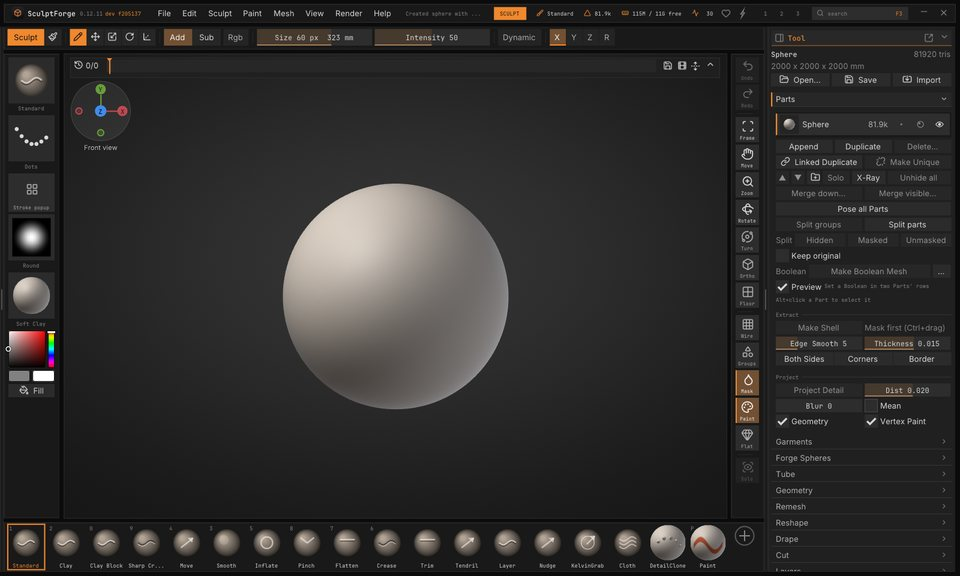
#> input picture docs/guide/images/first-sculpt/01-sphere.jpg, 960 x 576 px, given in place of overview.png, which was not available
$ python make_images.py ../../docs/guide/images/first-sculpt
#> lines starting #> are read from the running program, lines starting #| are printed output that depends on the picture
#!/usr/bin/env python3
# SculptForge - open source digital sculpting
# SPDX-License-Identifier: GPL-3.0-or-later
"""Turns the raw UI screenshots of tools/guide/shots.sfui into the user guide's images.

    build/sculptforge --ui-test tools/guide/shots.sfui --ui-out build/guide-shots
    python3 tools/guide/make_images.py build/guide-shots [--preview sheet.png]
    python3 tools/guide/make_images.py build/wn-shots --whats-new   (What's New's 600x340 pictures)

Each image is a crop of a 1600x960 screenshot (coordinates below), optionally labelled, scaled to at most
MAX_WIDTH and saved as a JPEG of a few dozen KB in docs/guide/images. Needs Pillow.
"""
import argparse
import pathlib
import sys

from PIL import Image, ImageDraw, ImageFont

ROOT = pathlib.Path(__file__).resolve().parents[2]
OUT = ROOT / "docs" / "guide" / "images"
FONT = ROOT / "assets" / "fonts" / "Inter-SemiBold.ttf"
MAX_WIDTH = 1100
ACCENT = (122, 162, 247)  # Tokyo Night blue, the default look's accent

# name: (screenshot, (x0, y0, x1, y1) crop in 1600x960 window pixels, max width)
CROPS = {
    "palette-dropdown": ("palette-dropdown", (140, 0, 770, 295), 630),
    "palette-tray": ("palette-tray", (1280, 560, 1600, 960), 320),
    "draw-palette": ("draw-palette", (140, 0, 770, 600), 630),
    "library": ("library", (90, 85, 1020, 230), 930),
    "brush-picker": ("brush-picker", (250, 82, 725, 414), 475),
    "stroke-picker": ("stroke-picker", (0, 190, 420, 450), 420),
    "alpha-picker": ("alpha-picker", (0, 295, 575, 668), 575),
    "material-picker": ("material-picker", (25, 320, 505, 545), 480),
    "custom-lit-spheres": ("custom-lit-spheres", (436, 0, 980, 700), 544),
    "lit-sphere-folders": ("lit-sphere-folders", (622, 44, 976, 496), 354),
    "ctrl-help": ("ctrl-help", (1060, 500, 1600, 740), 540),
    "command-palette": ("command-palette", (355, 100, 960, 500), 605),
    "console": ("console", (0, 698, 1275, 866), MAX_WIDTH),
    "preferences": ("preferences", (180, 0, 715, 960), 535),
    "right-shelf": ("overview", (1218, 90, 1278, 625), 60),
    "bottom-shelf": ("overview", (0, 864, 1280, 960), MAX_WIDTH),
    "sculpt-lion": ("overview", (0, 0, 1600, 960), 1100),
    "brush-lab": ("brush-lab", (118, 102, 575, 332), 457),
    "brush-library": ("brush-library", (405, 600, 765, 960), 360),
    "community-brushes": ("community-brushes", (395, 138, 1205, 820), 810),
    "generate-3d": ("generate-3d", (882, 102, 1198, 830), 316),
    "export": ("export", (1280, 40, 1600, 780), 320),
    "masking": ("masking", (300, 46, 1600, 800), 960),
    "vertex-paint": ("vertex-paint", (230, 20, 1100, 800), 870),
    "layers": ("layers", (1280, 40, 1600, 560), 320),
    "paint-layers": ("paint-layers", (300, 46, 1600, 800), 960),
    "parts": ("parts", (380, 46, 1600, 900), 960),
    "face-groups": ("face-groups", (300, 100, 1600, 860), 960),
    "splats": ("splats", (300, 90, 1280, 865), 980),
    "user-guide": ("user-guide", (138, 108, 1180, 842), 1042),
    "extract": ("extract", (380, 140, 1000, 740), 620),
    "booleans": ("booleans", (380, 46, 1600, 900), 960),
    "make-sculptable-panel": ("sculptable-panel", (1276, 500, 1600, 960), 324),
    "qremesh": ("qremesh", (0, 0, 1600, 960), MAX_WIDTH),
}

# What's New feature pictures (tools/guide/whats_new_shots.sfui): name: (screenshot, crop with the 600:340 shape), saved
# at exactly 600x340 (--whats-new).
WHATS_NEW = {
    "wn-stencil": ("wn-stencil", (220, 244, 1138, 764)),
    "wn-stencil-overlay": ("wn-stencil-overlay", (220, 244, 1138, 764)),
}
WN_SIZE = (600, 340)

# Feature panels from tools/guide/feature_shots.py (one folder per UI test): name -> ("test/shot", crop, max width).
FEATURE_CROPS = {
    "bake": ("bake/high-and-baked-low", (0, 0, 1600, 960), MAX_WIDTH),
    "bake-mesh-maps": ("bake/bake-palette", (1280, 280, 1600, 720), 320),
    "blender-menu": ("blender_bridge/menu", (130, 0, 1010, 610), 880),
    "capture-from-view": ("kelvinlet_capture/capture_window", (440, 140, 1200, 640), 760),
    "fill-layer-panel": ("fill_layers/fill-layer-panel", (1280, 60, 1600, 960), 320),
    "gizmo-pose": ("gizmo/posing-mid-drag", (110, 200, 1000, 860), 890),
    "gizmo-all": ("gizmo_all/all-hover-scale-ball", (415, 305, 905, 650), 490),
    "pbr-viewport": ("pbr_viewport/pbr-photo-studio", (0, 0, 1600, 960), MAX_WIDTH),
    "pbr-environment": ("pbr_viewport/pbr-outdoor-background", (100, 85, 1215, 870), 960),
    "pbr-brush-material": ("pbr_channels/brush-material", (280, 20, 640, 960), 360),
    "pbr-solo-roughness": ("pbr_channels/solo-roughness", (300, 85, 1600, 870), 960),
    "performance-panel": ("performance/performance-panel", (180, 20, 715, 800), 535),
    "texture-painting": ("texture_paint/stroke", (0, 0, 1600, 960), MAX_WIDTH),
    "timeline-strip": ("timeline/strokes", (100, 85, 1215, 640), 960),
    "uv-editor": ("uv_editor/unwrapped", (100, 85, 1215, 870), 960),
    "uv-editor-seams": ("uv_editor/seam-tool", (100, 85, 1215, 870), 960),
    "uv-editor-stretch": ("uv_editor/stretch", (100, 85, 1215, 870), 960),
    "uv-editor-trim": ("uv_editor/trim", (100, 85, 1215, 870), 960),
    "uv-editor-udim": ("uv_editor/udim", (100, 85, 1215, 870), 960),
    "vdm-brushes": ("vdm/stamped", (300, 40, 1600, 960), 960),
    "facial-shapes-panel": ("face_shapes/head-neutral", (300, 40, 1600, 960), 960),
}

# The labelled overview: region name and box in window pixels (the SculptForge layout).
REGIONS = [
    ("Menu bar", (0, 0, 1600, 40)),
    ("Top shelf", (6, 44, 1270, 82)),
    ("Left shelf", (8, 92, 102, 616)),
    ("Canvas", (106, 90, 1212, 862)),
    ("Right shelf", (1220, 90, 1276, 624)),
    ("Bottom shelf", (6, 866, 1276, 958)),
    ("Right tray (Tool panel)", (1282, 46, 1596, 956)),
]


def font(size):
    try:
        return ImageFont.truetype(str(FONT), size)
    except OSError:
        return ImageFont.load_default()


def save(img: Image.Image, name: str, max_width: int):
    if img.width > max_width:
        img = img.resize((max_width, round(img.height * max_width / img.width)), Image.LANCZOS)
    path = OUT / f"{name}.jpg"
    img.convert("RGB").save(path, "JPEG", quality=84, optimize=True, progressive=True)
    return path


def label(draw, xy, text, size=17, anchor="la"):
    f = font(size)
    x0, y0, x1, y1 = draw.textbbox(xy, text, font=f, anchor=anchor)
    draw.rounded_rectangle((x0 - 7, y0 - 4, x1 + 7, y1 + 5), radius=6, fill=ACCENT)
    draw.text(xy, text, font=f, fill=(26, 27, 38), anchor=anchor)  # dark on the light accent


def overview(shots: pathlib.Path):
    img = Image.open(shots / "overview.png").convert("RGB")
#> img is the input picture: PIL image 960x576 RGB; mean R, G, B 47, 45.7, 44.6
    over = Image.new("RGBA", img.size, (0, 0, 0, 0))
#> over: PIL image 960x576 RGBA; every value is 0
    d = ImageDraw.Draw(over)
    for _, box in REGIONS:
        d.rectangle(box, outline=ACCENT + (255,), width=3)
    img = Image.alpha_composite(img.convert("RGBA"), over)
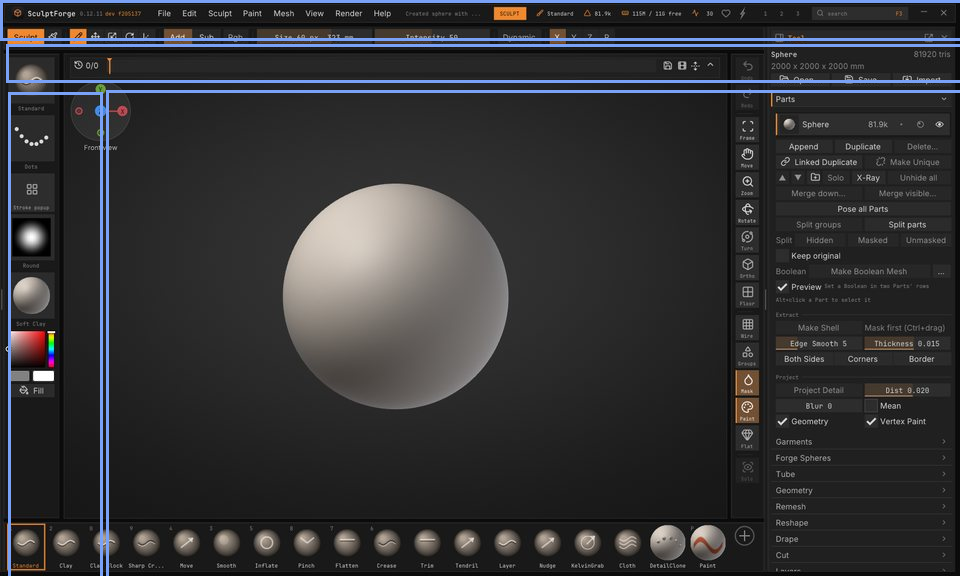
#> img: PIL image 960x576 RGBA; mean R, G, B, A 49.8, 49.9, 51.8, 255
    d = ImageDraw.Draw(img)
    # Where each label sits, and the point its leader line goes to (None: the label is inside its region).
    spots = {
        "Menu bar": ((560, 150), (860, 20)), "Top shelf": ((900, 150), (900, 63)),
        "Left shelf": ((112, 700), (55, 560)), "Canvas": ((660, 800), None), "Right shelf": ((1206, 700), (1248, 600)),
        "Bottom shelf": ((1080, 800), (1080, 905)), "Right tray (Tool panel)": ((1440, 640), None),
    }
    anchors = {"Left shelf": "lm", "Right shelf": "rm", "Canvas": "mm", "Bottom shelf": "mm",
               "Right tray (Tool panel)": "mm"}
    for name, _ in REGIONS:
        at, target = spots[name]
        if target:
            d.line((at, target), fill=ACCENT, width=3)
            d.ellipse((target[0] - 5, target[1] - 5, target[0] + 5, target[1] + 5), fill=ACCENT)
        label(d, at, name, 19, anchors.get(name, "mm"))
    return save(img, "interface-overview", 1280)
#> in save, `img.convert("RGB").save(path, "JPEG", quality=84, optimize=True, progr..`:
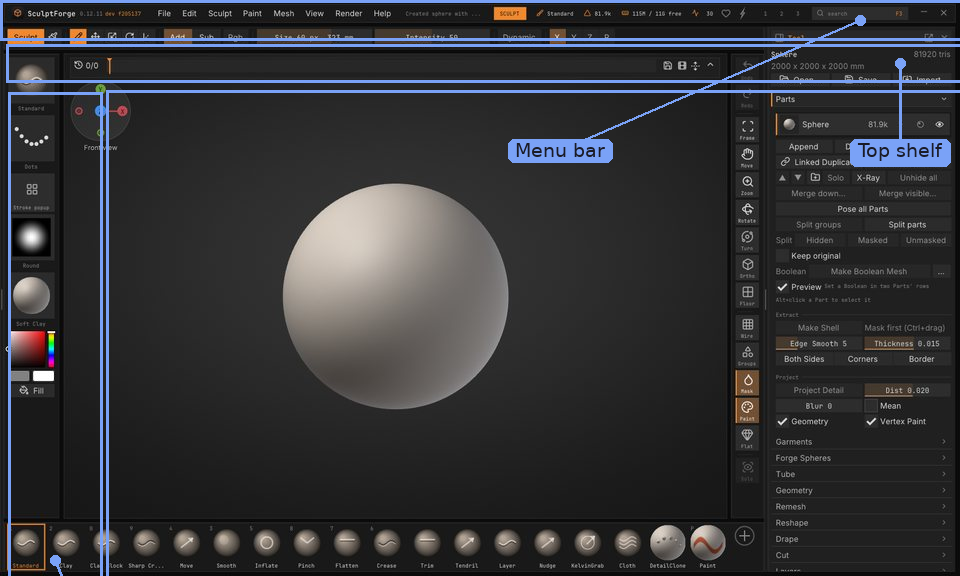
#> saved as interface-overview.jpg: PIL image 960x576 RGB; mean R, G, B 50.5, 51.1, 53.9


def remesh(shots: pathlib.Path):
    box = (380, 230, 940, 780)
#> box = (380, 230, 940, 780)
    before = Image.open(shots / "remesh-before.png").convert("RGB").crop(box)
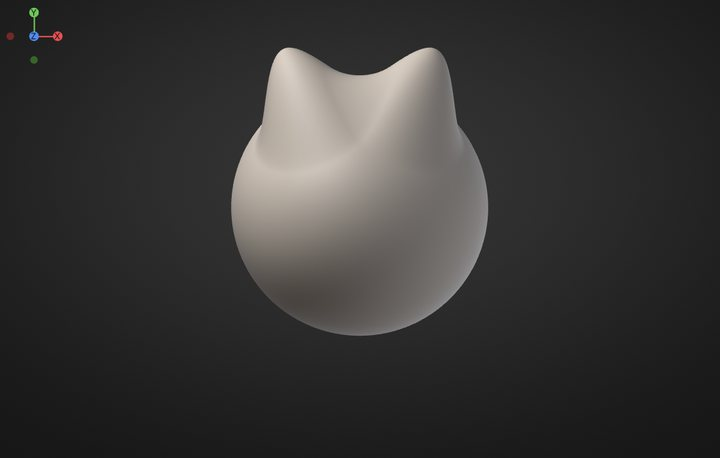
#> input picture docs/guide/images/first-sculpt/02-tufts.jpg, 720 x 458 px, given in place of remesh-before.png, which was not available
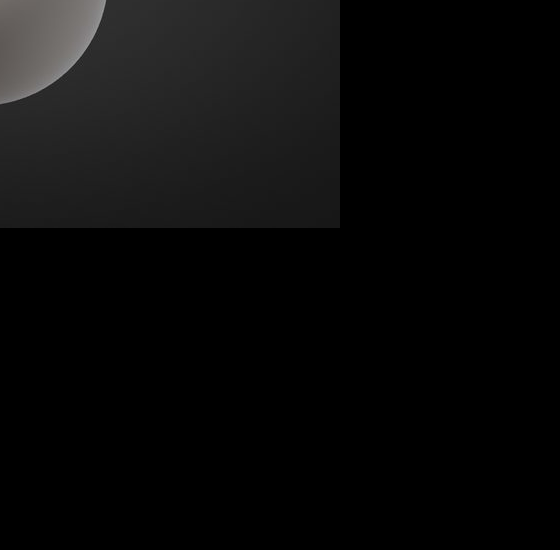
#> before: PIL image 560x550 RGB; mean R, G, B 10.5, 10.4, 10.4
    after = Image.open(shots / "remesh-after.png").convert("RGB").crop(box)
    img = Image.new("RGB", (before.width * 2 + 12, before.height), (20, 20, 22))
#> img: PIL image 1132x550 RGB
    img.paste(before, (0, 0))
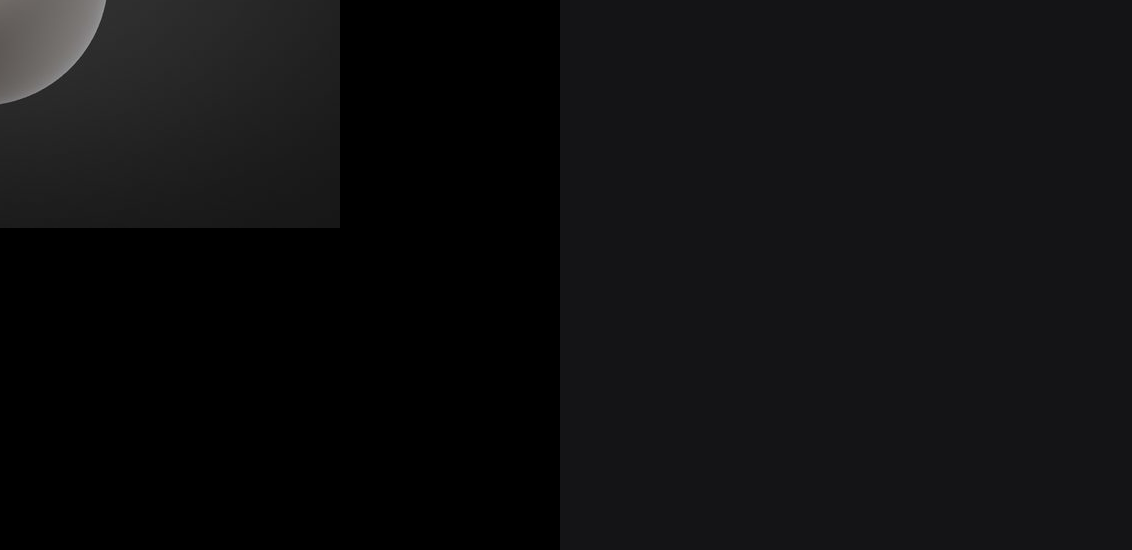
#> img: PIL image 1132x550 RGB; mean R, G, B 15.3, 15.3, 16.3
    img.paste(after, (before.width + 12, 0))
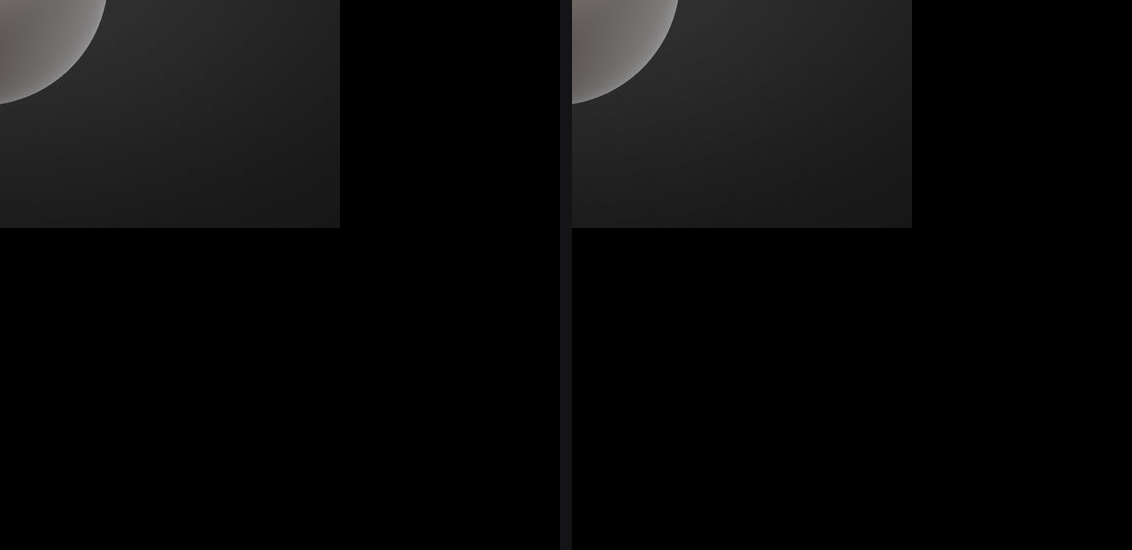
#> img: PIL image 1132x550 RGB; mean R, G, B 10.6, 10.5, 10.5
    d = ImageDraw.Draw(img)
    label(d, (before.width // 2, 24), "Before: decimated, uneven", 20, "mt")
    label(d, (before.width + 12 + after.width // 2, 24), "After Voxel Remesh", 20, "mt")
    return save(img, "remesh", 900)
#> call 2 of save, with name = 'remesh', max_width = 900
#> in save (call 2), `img = img.resize((max_width, round(img.height * max_width / img.width)..`:
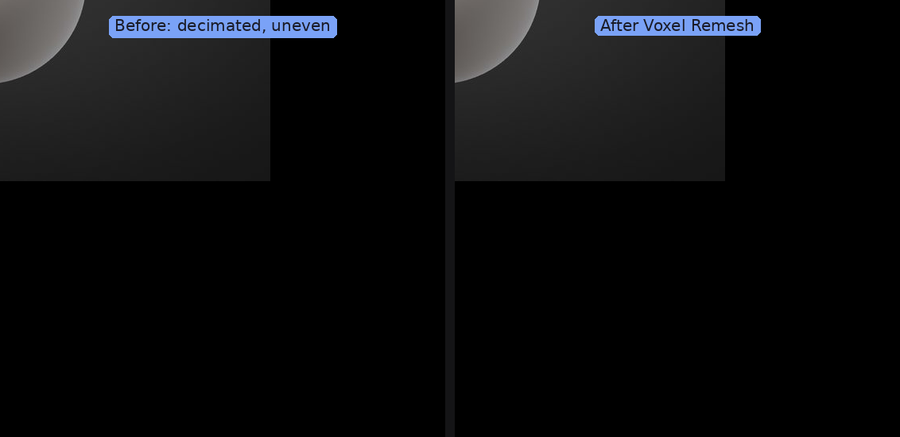
#> img: PIL image 900x437 RGB; mean R, G, B 12.3, 12.9, 14.5


# [12 lines left out: function mirror_weld, not called in this run]


def subdivision(shots: pathlib.Path):
    box = (250, 125, 1070, 890)
#> box = (250, 125, 1070, 890)
    names = [("level-1", "Level 1: 108 triangles"), ("level-3", "Level 3: 1,728"), ("level-6", "Level 6: 110,592")]
#> (the run stopped early here; a loop or call above may not have finished)
